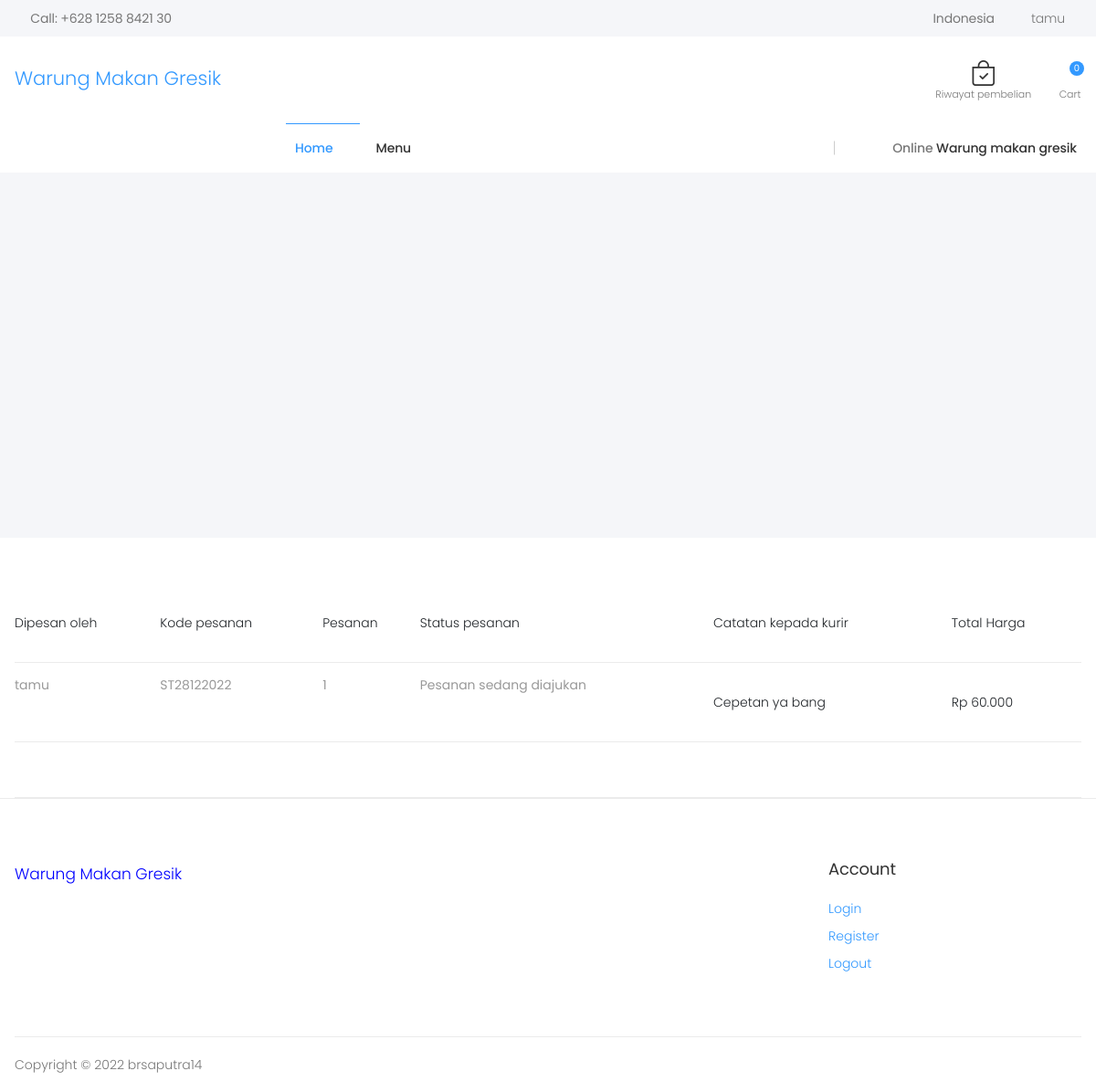
The page /pembelian (signed in) on the database its author committed.
### order/models.py (models this page shows, shortened)
class Order(models.Model):
    PAYMENT_METHOD = (
        ('Cash on delivery', 'Cash on Delivery'),
        ('Dana "fake payment" ', 'Dana "fake payment" '),
    )
    code = models.CharField(max_length=100,blank=True,null=True)
    user = models.ForeignKey(User, on_delete = models.CASCADE)
    orderitems = models.ManyToManyField(Cart,related_name = 'cartt')
    catatan = models.TextField(blank=True,null=True)
    total_harga = models.CharField(max_length=100,blank=True,null=True)
    ordered = models.BooleanField(default=False)
    status = models.IntegerField(choices=status,default="1")
    created = models.DateTimeField(auto_now_add=True)
    paymentid = models.CharField(max_length=255,blank=True,null=True)
    orderid = models.CharField(max_length=255,blank=True,null=True)
    payment_method = models.CharField(max_length=30,choices=PAYMENT_METHOD,default="Cash on delivery",verbose_name="Metode pembayaran")

### store/views.py (the view)
# urls.py: path('pembelian', views.pembelian, name="pembelian"),
@login_required
def pembelian (request):
    now = datetime.now()
    current_year = now.strftime("%Y")
    current_month = now.strftime("%m")
    current_day = now.strftime("%d")
    order = Order.objects.filter(created__year=current_year,
        created__month = current_month,
        created__day = current_day,status__lt='5',ordered=True)
    category = Category.objects.filter(id = 1,parent = None)
    category2 = Category.objects.filter(id = 2,parent = None)
    order_qs = Order.objects.filter(user=request.user, ordered=True)
    context = {
        'order_qs':order_qs,
        'order':order,
        'cate1':category,
        'cate2':category2,
    }
    return render(request,'pembelian.html',context)

### control_page/templatetags/auth_extras.py (called while the page is built)
@register.filter(name='has_group')
def has_group(user, group_name):
    group = Group.objects.get(name=group_name)
    return True if group in user.groups.all() else False

### order/templatetags/cart_product.py (called while the page is built)
@register.filter
def cart_view(user):
    cart = Cart.objects.filter(user=user, purchased=False)
    if cart.exists():
        return cart
    else:
        return cart

@register.filter
def cart_total(user):
    order = Order.objects.filter(user=user, ordered=False)
    if order.exists():
        return order[0].get_totals()
    else:
        return 0

@register.filter
def cart_count(user):
    order = Order.objects.filter(user=user, ordered=False)
    if order.exists():
        return order[0].orderitems.count()
    else:
        return 0

### store/templatetags/category.py (called while the page is built)
@register.filter
def category(user):
    if user.is_authenticated:
        cat = Category.objects.filter(parent=None)
        return cat

### store/templates/pembelian.html (shortened to what this page needs)
<!DOCTYPE html>
{% extends 'base.html' %} {% load static %} {% load category %}{% load humanize %}{% load cart_product %} {% load auth_extras %}{% block content %}
<div class="dropdown cart-dropdown">
  <a href="#" class="dropdown-toggle" role="button" data-toggle="dropdown" aria-haspopup="true" aria-expanded="false" data-display="static">
    <div class="icon">
      <i class="icon-shopping-cart" title="keranjang"></i>
      {% if request.user.is_authenticated %}
      <span class="cart-count">{{request.user|cart_count}}</span>
      {% else %}
      <span class="cart-count">0</span>
      {% endif %}
    </div>
    <p>Cart</p>
  </a>
</div>
</div>
</div>
</div>
<div class="header-bottom sticky-header">
<div class="container">
<div class="header-left">
</div>
<div class="header-center">
<nav class="main-nav">
  <ul class="menu sf-arrows">
    <li class="megamenu-container active">
      <a href="{% url 'home'%}" class="sf-with-ul">Home</a>
    </li>
    <li>
      <a href="#" class="sf-with-ul">Menu</a>
      <ul>
          {% for cat in request.user|category %}
          {% if not cat.childern.all %}
        <li class="item-lead"><a href="/{{cat.name}}">{{cat.name}}</a></li>
        {% else %}
          </ul>
      </li>
        {% endif %}
        {% endfor %}
</nav>
</div>
<div class="header-right">
<p>Online<span class="highlight">&nbsp;Warung makan gresik</span></p>
</div>
</div>
</div>
</header>
<main class="main">
  <div class="intro-slider-container mb-5">
  </div>
  <div class="container">
      {% if request.user|has_group:"kurir" %}
      <div class="bungkusan">
        <p style="opacity:0;" >Lihat pesanan yang belum dikonfirmasi </p>
         <a href="{% url 'cek_pembelian2' %}" >Lihat pesanan yang belum dikonfirmasi </a>
    </div>
    {% else %}
      {% if request.user|has_group:"operator" %}
      <div class="header-center" >
            <div class="header-search header-search-extended header-search-visible d-none d-lg-block">
              <a href="#" class="search-toggle" role="button"><i class="icon-search"></i></a>
              <form method="POST" action="{% url 'search_pembelian' %}">
                        {% csrf_token %}
                <div class="header-search-wrapper search-wrapper-wide">
                  <label for="q" class="sr-only">Search</label>
                  <input type="search" class="form-control" name="pencarian" id="q" placeholder="Search code pesanan ..." required />
                  <button class="btn btn-primary" type="submit"><i class="icon-search"></i></button>
                </div>
              </form>
            </div>
          </div>
          <div class="bungkusan">
            <p style="opacity:0;" >Lihat pesanan yang belum dikonfirmasi </p>
             <a href="{% url 'cek_pembelian' %}" >Lihat pesanan yang belum dikonfirmasi </a>
        </div>
          <table class="table">
        <thead>
          <tr>
            <td>Dipesan oleh</td>
            <td>Kode pesanan</td>
            <td>Pesanan</td>
            <td>Status pesanan</td>
            <td>Catatan kepada kurir</td>
            <td>Total Harga</td>
          </tr>
        </thead>
        <tbody>
          {% for i in order %}
                    {% if i.status == 5 %}
          {% else %}
            <tr>
            <th>{{i.user}}</th>
            <th>{{i.code}}</th>
            <th>{{i.orderitems.count}}</th>
            <th>{{i.get_status_display}}</th>
                {% if i.catatan %}
                <td>{{i.catatan}}</td>
              {% else %}
              <td>Tidak ada</td>
                {% endif %}
              <td>{{i.total_harga}}</td>
            <td><a href="{% url 'update_pesanan' i.id %}">Edit</a>
            <td><a href="{% url 'view_pembelian' %}">Alamat</a>
            {% comment %} <td><a target="_blank" href="{% url 'view_pembelian' i.id %}"  >Print</a>   {% endcomment %}
                {% endif %}
            {% endfor %}
          </tbody>
        </table>
        {% else %}
        <table class="table">
          <thead>
            <tr>
              <td>Dipesan oleh</td>
              <td>Kode pesanan</td>
              <td>Pesanan</td>
              <td>Status pesanan</td>
              <td>Catatan kepada kurir</td>
              <td>Total Harga</td>
            </tr>
          </thead>
          <tbody>
            {% for i in order_qs %}
                      {% if i.status == 5 %}
            {% else %}
              <tr>
              <th>{{i.user}}</th>
              <th>{{i.code}}</th>
              <th>{{i.orderitems.count}}</th>
              <th>{{i.get_status_display}}</th>
                  {% if i.catatan %}
                  <td>{{i.catatan}}</td>
                {% else %}
                <td>Tidak ada</td>
                  {% endif %}
                <td>{{i.total_harga}}</td>
                  {% endif %}
              {% endfor %}
            </tbody>
          </table>
      {% endif %}
      {% endif %}
  </div>
    {% include 'footer.html' %}
    {% endblock content %}

### store/templates/base.html (shortened to what this page needs)
{% load static %}  {% load category %} {% load cart_product %} {% load auth_extras %}
<html lang="en">
  <head>
    <link rel="stylesheet" href="https://cdn.jsdelivr.net/npm/bootstrap-icons@1.10.2/font/bootstrap-icons.css">
    <link rel="stylesheet" href="{% static 'css/iziToast.css' %}">
<link rel="stylesheet" href="{% static 'css/iziToast.min.css' %}">
    <link rel="stylesheet" href="{% static 'store/assets/css/bootstrap.min.css' %}" />
    <link rel="stylesheet" href="{% static 'store/assets/css/plugins/owl-carousel/owl.carousel.css' %}" />
    <link rel="stylesheet" href="{% static 'store/assets/css/plugins/magnific-popup/magnific-popup.css' %}" />
    <link rel="stylesheet" href="{% static 'store/assets/css/plugins/jquery.countdown.css' %}" />
    <link rel="stylesheet" href="{% static 'store/assets/css/style.css' %}" />
    <link rel="stylesheet" href="{% static 'store/assets/css/skins/skin-demo-4.css' %}" />
    <link rel="stylesheet" href="{% static 'store/assets/css/demos/demo-4.css' %}" />
  </head>
  <body>
    <div class="page-wrapper">
      <header class="header header-intro-clearance header-4">
        <div class="header-top">
          <div class="container">
            <div class="header-left">
              <a href="tel:#"><i class="icon-phone"></i>Call: +628 1258 8421 30</a>
            </div>
            <div class="header-right">
              <ul class="top-menu">
                <li>
                  <ul>
                    <li><a href="#" data-toggle="modal">Indonesia</a></li>
                    <li>
                      {% if request.user.is_authenticated %}
                      <div class="header-dropdown">
                        <a href="#">{{user}}</a>
                        {% endif %}
                      </div>
                    </li>
                  </ul>
                </li>
              </ul>
            </div>
          </div>
        </div>
        <div class="header-middle">
          <div class="container">
            <div class="header-left">
              <a href="{% url 'home' %}" class="logo" style="font-size:21px">
                Warung Makan Gresik
              </a>
            </div>
            <div class="header-right">
  {% if request.user|has_group:"kurir"%}
              <div class="wishlist">
                <a href="{% url 'view_pembelian2' %}" title="alamat pengguna" >
                  <div class="icon">
                    <svg xmlns="http://www.w3.org/2000/svg" width="30" height="30" fill="black" class="bi bi-person-vcard" viewBox="0 0 16 16">
                      <path d="M5 8a2 2 0 1 0 0-4 2 2 0 0 0 0 4Zm4-2.5a.5.5 0 0 1 .5-.5h4a.5.5 0 0 1 0 1h-4a.5.5 0 0 1-.5-.5ZM9 8a.5.5 0 0 1 .5-.5h4a.5.5 0 0 1 0 1h-4A.5.5 0 0 1 9 8Zm1 2.5a.5.5 0 0 1 .5-.5h3a.5.5 0 0 1 0 1h-3a.5.5 0 0 1-.5-.5Z"/>
                      <path d="M2 2a2 2 0 0 0-2 2v8a2 2 0 0 0 2 2h12a2 2 0 0 0 2-2V4a2 2 0 0 0-2-2H2ZM1 4a1 1 0 0 1 1-1h12a1 1 0 0 1 1 1v8a1 1 0 0 1-1 1H8.96c.026-.163.04-.33.04-.5C9 10.567 7.21 9 5 9c-2.086 0-3.8 1.398-3.984 3.181A1.006 1.006 0 0 1 1 12V4Z"/>
                    </svg>
                  </div>
                  <p>Alamat Pengguna</p>
                </a>
              </div>
              <div class="wishlist">
                <a href="{% url 'pembelian' %}" title="riwayat pembelian" >
                  <div class="icon">
                    <i class="bi bi-bag-check"></i>
                  </div>
                  <p>Riwayat pembelian</p>
                </a>
              </div>
  {% else %}
              <div class="wishlist">
                <a href="{% url 'pembelian' %}" title="riwayat pembelian" >
                  <div class="icon">
                    <i class="bi bi-bag-check"></i>
                  </div>
                  <p>Riwayat pembelian</p>
                </a>
              </div>
{% endif %}
  {% block content %}{% endblock content %}
  {% block js %}
 </body>
</html>{% endblock js %}

### static/store/assets/css/skins/skin-demo-4.css (style rules this page uses)
a { color:#39f }
.cart-dropdown .cart-count { background-color:#39f }
.menu li:hover>a,.menu li.show>a,.menu li.active>a { color:#39f }
.header-bottom .menu>li>a:before { background-color:#39f }

### static/store/assets/css/demos/demo-4.css (style rules this page uses)
.intro-slider-container,.intro-slide { height:310px;background-color:#f5f6f9 }
@media screen and (min-width: 576px) { .intro-slider-container,.intro-slide { height:360px } }
@media screen and (min-width: 992px) { .intro-slider-container,.intro-slide { height:400px } }

### rows shown on the page
Order: user "tamu", code "ST28122022", orderitems.count "1", status "Pesanan sedang diajukan", catatan "Cepetan ya bang", total_harga "Rp 60.000"

### other values the page prints
{{ user }} "tamu"
{{ request.user|cart_count }} "0"
